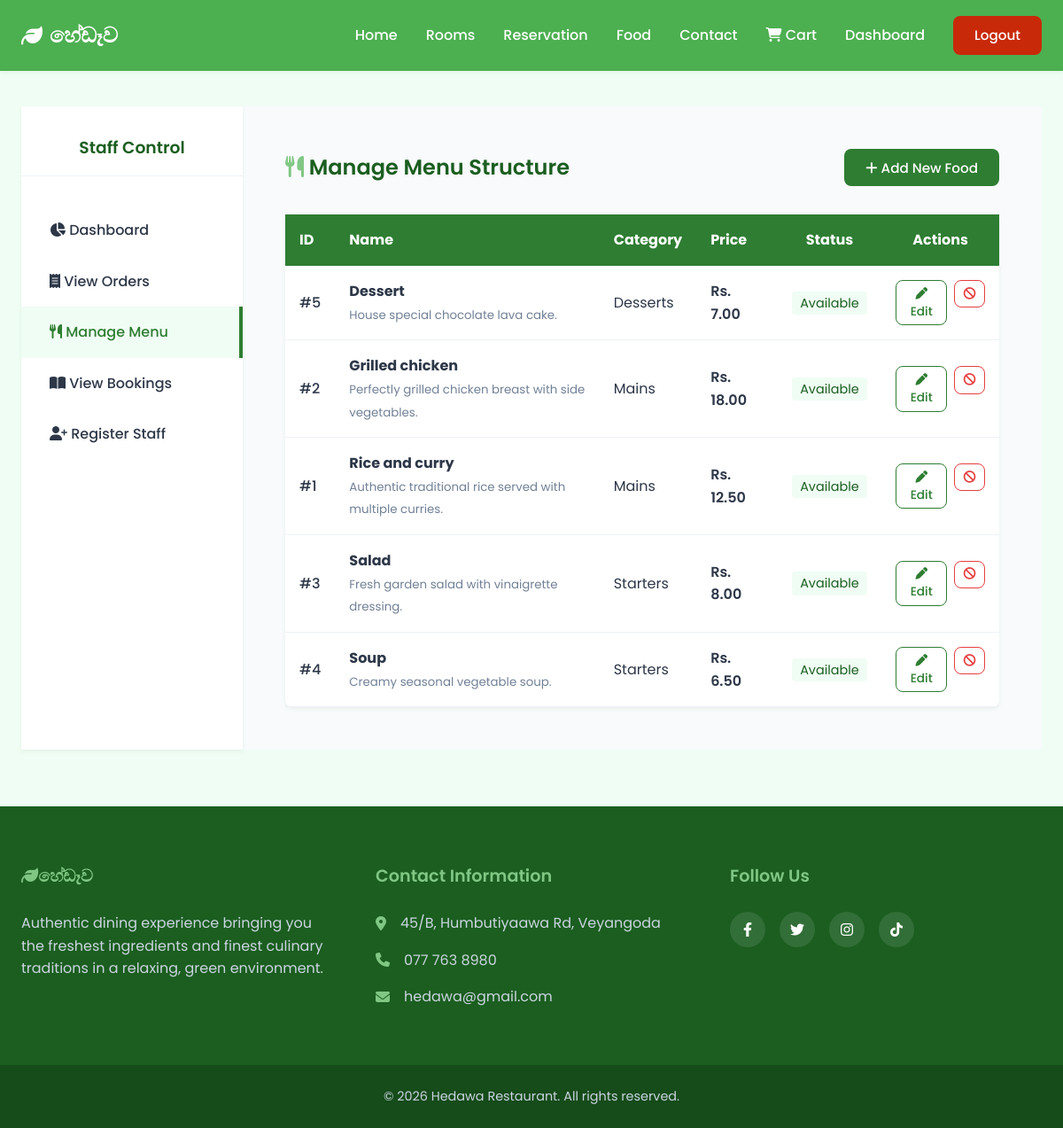
Page /staff/manage_menu.php (signed in) on the earlier database version.
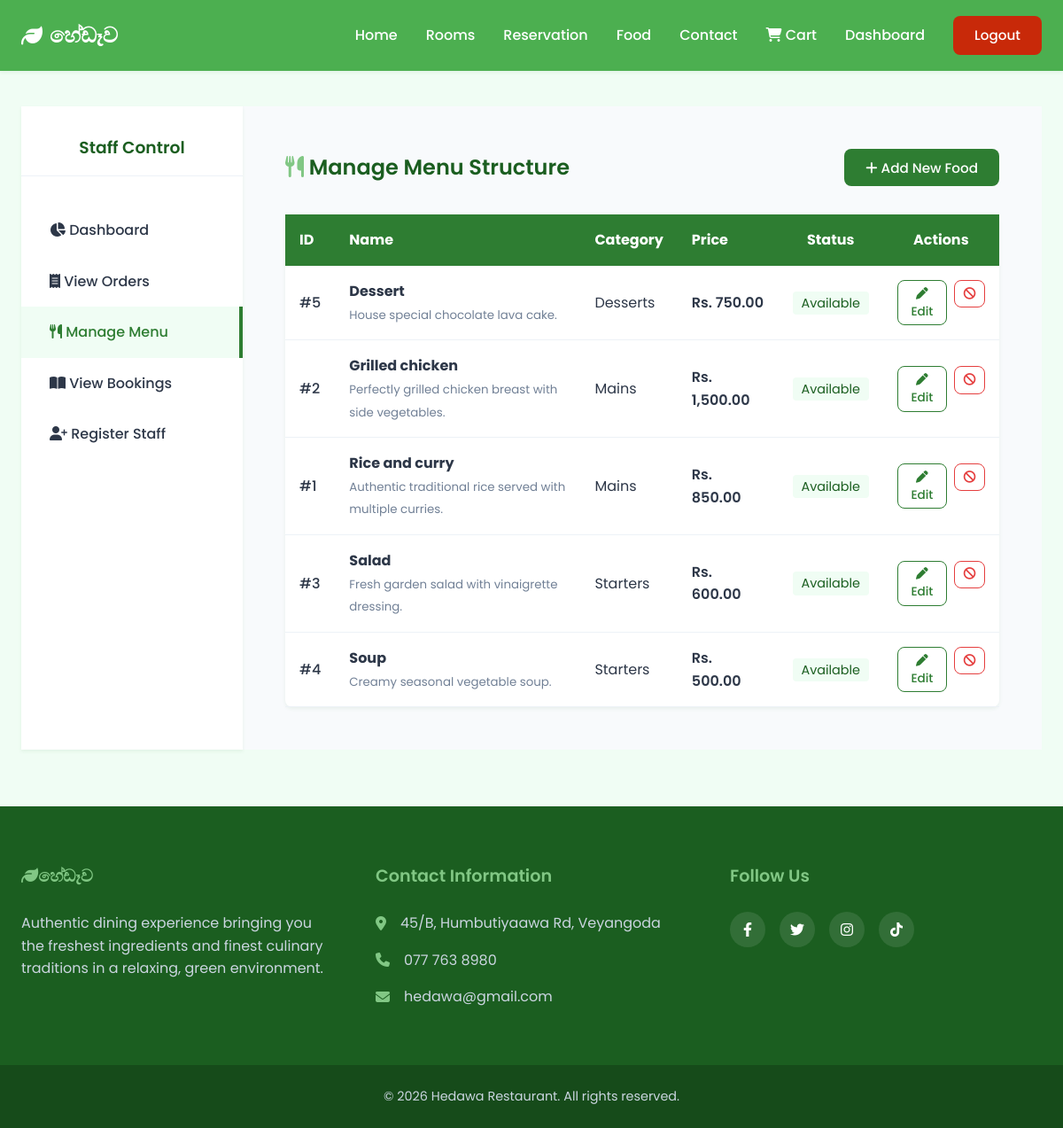
Same page on the later database version.
### tables this page shows
CREATE TABLE food (
    id INT AUTO_INCREMENT PRIMARY KEY,
    name VARCHAR(100) NOT NULL,
    description TEXT,
    price DECIMAL(10, 2) NOT NULL,
    category VARCHAR(50),
    is_available BOOLEAN DEFAULT TRUE
);

### staff/manage_menu.php (the view, shortened to what this page needs)
<?php
require_once '../config/database.php';
require_once '../includes/header.php';
$menu_items = $pdo->query("SELECT * FROM food ORDER BY category ASC, name ASC")->fetchAll();
?>
<div class="staff-container" style="display: flex; min-height: calc(100vh - 80px - 200px); background: #f8fafc;">
    <aside style="width: 250px; background: var(--white); box-shadow: var(--shadow-sm); padding: 2rem 0;">
        <h3 style="text-align: center; color: var(--primary-dark); margin-bottom: 2rem; border-bottom: 1px solid #edf2f7; padding-bottom: 1rem;">Staff Control</h3>
        <ul style="list-style: none;">
            <li><a href="dashboard.php" style="display: block; padding: 1rem 2rem; color: var(--text-main); font-weight: 500;"><i class="fa-solid fa-chart-pie"></i> Dashboard</a></li>
            <li><a href="view_orders.php" style="display: block; padding: 1rem 2rem; color: var(--text-main); font-weight: 500;"><i class="fa-solid fa-receipt"></i> View Orders</a></li>
            <li><a href="manage_menu.php" style="display: block; padding: 1rem 2rem; color: var(--primary); font-weight: 500; background: var(--bg-color); border-right: 4px solid var(--primary);"><i class="fa-solid fa-utensils"></i> Manage Menu</a></li>
            <li><a href="view_bookings.php" style="display: block; padding: 1rem 2rem; color: var(--text-main); font-weight: 500;"><i class="fa-solid fa-book-open"></i> View Bookings</a></li>
            <li><a href="register_staff.php" style="display: block; padding: 1rem 2rem; color: var(--text-main); font-weight: 500;"><i class="fa-solid fa-user-plus"></i> Register Staff</a></li>
        </ul>
    </aside>
    <div style="flex: 1; padding: 3rem; overflow-x: auto;">
        <div style="display: flex; justify-content: space-between; align-items: center; margin-bottom: 2rem;">
            <h2 style="margin: 0;"><i class="fa-solid fa-utensils" style="color:var(--accent);"></i> Manage Menu Structure</h2>
            <button class="btn" onclick="document.getElementById('addModal').style.display='flex'"><i class="fa-solid fa-plus"></i> Add New Food</button>
        </div>
        <table style="width: 100%; border-collapse: collapse; background: var(--white); box-shadow: var(--shadow-sm); border-radius: var(--radius);">
            <tr style="background: var(--primary); color: var(--white); text-align: left;">
                <th style="padding: 1rem;">ID</th>
                <th style="padding: 1rem;">Name</th>
                <th style="padding: 1rem;">Category</th>
                <th style="padding: 1rem;">Price</th>
                <th style="padding: 1rem; text-align: center;">Status</th>
                <th style="padding: 1rem; text-align: center;">Actions</th>
            </tr>
            <?php foreach($menu_items as $item): ?>
            <tr style="border-bottom: 1px solid #edf2f7; opacity: <?= $item['is_available'] ? '1' : '0.6' ?>;">
                <td style="padding: 1rem; font-weight: 500;">#<?= $item['id'] ?></td>
                <td style="padding: 1rem;">
                    <strong><?= htmlspecialchars($item['name']) ?></strong><br>
                    <small style="color: var(--text-muted);"><?= htmlspecialchars($item['description']) ?></small>
                </td>
                <td style="padding: 1rem;"><?= htmlspecialchars($item['category']) ?></td>
                <td style="padding: 1rem; font-weight: 600;">Rs. <?= number_format($item['price'], 2) ?></td>
                <td style="padding: 1rem; text-align: center;">
                    <?php if($item['is_available']): ?>
                        <span style="background: var(--bg-color); color: var(--primary-dark); padding: 0.2rem 0.6rem; border-radius: 4px; font-size: 0.9rem;">Available</span>
                    <?php else: ?>
                        <span style="background: #edf2f7; color: var(--text-muted); padding: 0.2rem 0.6rem; border-radius: 4px; font-size: 0.9rem;">Disabled</span>
                    <?php endif; ?>
                </td>
                <td style="padding: 1rem; text-align: center;">
                    <div style="display: flex; gap: 0.5rem; justify-content: center;">
                        <button class="btn btn-outline" style="padding: 0.3rem 0.6rem; font-size: 0.85rem;" onclick="openEditModal(<?= htmlspecialchars(json_encode($item)) ?>)"><i class="fa-solid fa-pen"></i> Edit</button>
                        <form action="../actions/menu_process.php" method="POST" style="margin:0;">
                            <button type="submit" class="btn btn-outline" style="padding: 0.3rem 0.6rem; color: #e53e3e; border-color: #e53e3e; font-size: 0.85rem;" onclick="return confirm('Disable <?= htmlspecialchars($item['name']) ?>?');" title="Disable"><i class="fa-solid fa-ban"></i></button>
                        </form>
                    </div>
                </td>
            </tr>
            <?php endforeach; ?>
        </table>
    </div>
</div>
<?php require_once '../includes/footer.php'; ?>

Differences in the rows shown:
changed food "Dessert": price "7.00" → "750.00"
changed food "Grilled chicken": price "18.00" → "1,500.00"
changed food "Rice and curry": price "12.50" → "850.00"
changed food "Salad": price "8.00" → "600.00"
changed food "Soup": price "6.50" → "500.00"
